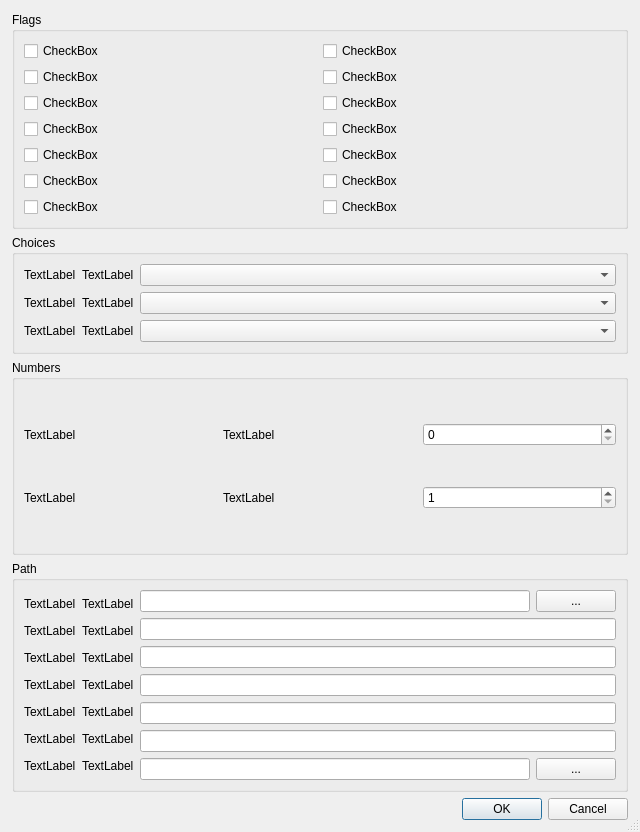
<?xml version="1.0" encoding="UTF-8"?>
<ui version="4.0">
 <class>DialogSettings</class>
 <widget class="QDialog" name="DialogSettings">
  <property name="geometry">
   <rect>
    <x>0</x>
    <y>0</y>
    <width>640</width>
    <height>832</height>
   </rect>
  </property>
  <property name="sizePolicy">
   <sizepolicy hsizetype="Expanding" vsizetype="Expanding">
    <horstretch>100</horstretch>
    <verstretch>100</verstretch>
   </sizepolicy>
  </property>
  <property name="windowTitle">
   <string>Preferences</string>
  </property>
  <property name="sizeGripEnabled">
   <bool>true</bool>
  </property>
  <layout class="QVBoxLayout" name="lv_dialog_settings">
   <property name="leftMargin">
    <number>0</number>
   </property>
   <property name="topMargin">
    <number>0</number>
   </property>
   <property name="rightMargin">
    <number>0</number>
   </property>
   <property name="bottomMargin">
    <number>0</number>
   </property>
   <item>
    <layout class="QVBoxLayout" name="lv_main">
     <property name="leftMargin">
      <number>12</number>
     </property>
     <property name="topMargin">
      <number>12</number>
     </property>
     <property name="rightMargin">
      <number>12</number>
     </property>
     <property name="bottomMargin">
      <number>12</number>
     </property>
     <item>
      <widget class="QGroupBox" name="gb_flags">
       <property name="sizePolicy">
        <sizepolicy hsizetype="Expanding" vsizetype="Fixed">
         <horstretch>100</horstretch>
         <verstretch>100</verstretch>
        </sizepolicy>
       </property>
       <property name="title">
        <string>Flags</string>
       </property>
       <property name="flat">
        <bool>false</bool>
       </property>
       <property name="checkable">
        <bool>false</bool>
       </property>
       <layout class="QVBoxLayout" name="lv_flags">
        <item>
         <layout class="QHBoxLayout" name="lh_flags_1">
          <item>
           <layout class="QVBoxLayout" name="lv_flag_video_download">
            <item>
             <widget class="QCheckBox" name="cb_video_download">
              <property name="sizePolicy">
               <sizepolicy hsizetype="Expanding" vsizetype="Fixed">
                <horstretch>100</horstretch>
                <verstretch>100</verstretch>
               </sizepolicy>
              </property>
              <property name="text">
               <string>CheckBox</string>
              </property>
             </widget>
            </item>
           </layout>
          </item>
          <item>
           <layout class="QVBoxLayout" name="lv_flag_video_convert">
            <item>
             <widget class="QCheckBox" name="cb_video_convert_mp4">
              <property name="sizePolicy">
               <sizepolicy hsizetype="Expanding" vsizetype="Fixed">
                <horstretch>100</horstretch>
                <verstretch>100</verstretch>
               </sizepolicy>
              </property>
              <property name="text">
               <string>CheckBox</string>
              </property>
             </widget>
            </item>
           </layout>
          </item>
         </layout>
        </item>
        <item>
         <layout class="QHBoxLayout" name="lh_flags_2">
          <item>
           <layout class="QVBoxLayout" name="lv_flag_lyrics_embed">
            <item>
             <widget class="QCheckBox" name="cb_lyrics_embed">
              <property name="sizePolicy">
               <sizepolicy hsizetype="Expanding" vsizetype="Fixed">
                <horstretch>0</horstretch>
                <verstretch>0</verstretch>
               </sizepolicy>
              </property>
              <property name="whatsThis">
               <string/>
              </property>
              <property name="text">
               <string>CheckBox</string>
              </property>
             </widget>
            </item>
           </layout>
          </item>
          <item>
           <layout class="QVBoxLayout" name="lv_flag_lyrics_file">
            <item>
             <widget class="QCheckBox" name="cb_lyrics_file">
              <property name="sizePolicy">
               <sizepolicy hsizetype="Expanding" vsizetype="Fixed">
                <horstretch>100</horstretch>
                <verstretch>100</verstretch>
               </sizepolicy>
              </property>
              <property name="text">
               <string>CheckBox</string>
              </property>
             </widget>
            </item>
           </layout>
          </item>
         </layout>
        </item>
        <item>
         <layout class="QHBoxLayout" name="lh_flag_3">
          <item>
           <layout class="QVBoxLayout" name="lv_flag_download_delay">
            <item>
             <widget class="QCheckBox" name="cb_download_delay">
              <property name="sizePolicy">
               <sizepolicy hsizetype="Expanding" vsizetype="Fixed">
                <horstretch>100</horstretch>
                <verstretch>100</verstretch>
               </sizepolicy>
              </property>
              <property name="text">
               <string>CheckBox</string>
              </property>
             </widget>
            </item>
           </layout>
          </item>
          <item>
           <layout class="QVBoxLayout" name="lv_flag_extract_flac">
            <item>
             <widget class="QCheckBox" name="cb_extract_flac">
              <property name="sizePolicy">
               <sizepolicy hsizetype="Expanding" vsizetype="Fixed">
                <horstretch>0</horstretch>
                <verstretch>0</verstretch>
               </sizepolicy>
              </property>
              <property name="text">
               <string>CheckBox</string>
              </property>
             </widget>
            </item>
           </layout>
          </item>
         </layout>
        </item>
        <item>
         <layout class="QHBoxLayout" name="lh_flags_4">
          <item>
           <layout class="QVBoxLayout" name="lv_flag_metadata_cover_embed">
            <item>
             <widget class="QCheckBox" name="cb_metadata_cover_embed">
              <property name="text">
               <string>CheckBox</string>
              </property>
             </widget>
            </item>
           </layout>
          </item>
          <item>
           <layout class="QVBoxLayout" name="lv_flag_cover_album_file">
            <item>
             <widget class="QCheckBox" name="cb_cover_album_file">
              <property name="text">
               <string>CheckBox</string>
              </property>
             </widget>
            </item>
           </layout>
          </item>
         </layout>
        </item>
        <item>
         <layout class="QHBoxLayout" name="horizontalLayout">
          <item>
           <layout class="QVBoxLayout" name="lv_flag_skip_existing">
            <item>
             <widget class="QCheckBox" name="cb_skip_existing">
              <property name="text">
               <string>CheckBox</string>
              </property>
             </widget>
            </item>
           </layout>
          </item>
          <item>
           <layout class="QVBoxLayout" name="lv_symlink_to_track">
            <item>
             <widget class="QCheckBox" name="cb_symlink_to_track">
              <property name="text">
               <string>CheckBox</string>
              </property>
             </widget>
            </item>
           </layout>
          </item>
         </layout>
        </item>
        <item>
         <layout class="QHBoxLayout" name="horizontalLayout_12">
          <item>
           <layout class="QVBoxLayout" name="lv_playlist_create">
            <item>
             <widget class="QCheckBox" name="cb_playlist_create">
              <property name="text">
               <string>CheckBox</string>
              </property>
             </widget>
            </item>
           </layout>
          </item>
          <item>
           <layout class="QVBoxLayout" name="lv_mark_explicit">
            <item>
             <widget class="QCheckBox" name="cb_mark_explicit">
              <property name="text">
               <string>CheckBox</string>
              </property>
             </widget>
            </item>
           </layout>
          </item>
         </layout>
        </item>
        <item>
         <layout class="QHBoxLayout" name="horizontalLayout_13">
          <item>
           <layout class="QVBoxLayout" name="lv_use_primary_album_artist">
            <item>
             <widget class="QCheckBox" name="cb_use_primary_album_artist">
              <property name="text">
               <string>CheckBox</string>
              </property>
             </widget>
            </item>
           </layout>
          </item>
          <item>
           <layout class="QVBoxLayout" name="lv_download_dolby_atmos">
            <item>
             <widget class="QCheckBox" name="cb_download_dolby_atmos">
              <property name="text">
               <string>CheckBox</string>
              </property>
             </widget>
            </item>
           </layout>
          </item>
         </layout>
        </item>
       </layout>
      </widget>
     </item>
     <item>
      <widget class="QGroupBox" name="gb_choices">
       <property name="sizePolicy">
        <sizepolicy hsizetype="Preferred" vsizetype="Fixed">
         <horstretch>0</horstretch>
         <verstretch>0</verstretch>
        </sizepolicy>
       </property>
       <property name="title">
        <string>Choices</string>
       </property>
       <layout class="QVBoxLayout" name="lv_choices">
        <item>
         <layout class="QHBoxLayout" name="lh_choices_quality_audio" stretch="0,0,50">
          <item>
           <widget class="QLabel" name="l_icon_quality_audio">
            <property name="sizePolicy">
             <sizepolicy hsizetype="Fixed" vsizetype="Fixed">
              <horstretch>0</horstretch>
              <verstretch>0</verstretch>
             </sizepolicy>
            </property>
            <property name="text">
             <string>TextLabel</string>
            </property>
           </widget>
          </item>
          <item>
           <widget class="QLabel" name="l_quality_audio">
            <property name="sizePolicy">
             <sizepolicy hsizetype="Fixed" vsizetype="Fixed">
              <horstretch>0</horstretch>
              <verstretch>0</verstretch>
             </sizepolicy>
            </property>
            <property name="text">
             <string>TextLabel</string>
            </property>
           </widget>
          </item>
          <item>
           <widget class="QComboBox" name="c_quality_audio"/>
          </item>
         </layout>
        </item>
        <item>
         <layout class="QHBoxLayout" name="lh_choices_quality_video" stretch="0,0,50">
          <item>
           <widget class="QLabel" name="l_icon_quality_video">
            <property name="sizePolicy">
             <sizepolicy hsizetype="Fixed" vsizetype="Fixed">
              <horstretch>0</horstretch>
              <verstretch>0</verstretch>
             </sizepolicy>
            </property>
            <property name="text">
             <string>TextLabel</string>
            </property>
           </widget>
          </item>
          <item>
           <widget class="QLabel" name="l_quality_video">
            <property name="sizePolicy">
             <sizepolicy hsizetype="Fixed" vsizetype="Fixed">
              <horstretch>0</horstretch>
              <verstretch>0</verstretch>
             </sizepolicy>
            </property>
            <property name="text">
             <string>TextLabel</string>
            </property>
           </widget>
          </item>
          <item>
           <widget class="QComboBox" name="c_quality_video"/>
          </item>
         </layout>
        </item>
        <item>
         <layout class="QHBoxLayout" name="lh_choices_cover_dimension" stretch="0,0,50">
          <property name="sizeConstraint">
           <enum>QLayout::SizeConstraint::SetDefaultConstraint</enum>
          </property>
          <item>
           <widget class="QLabel" name="l_icon_metadata_cover_dimension">
            <property name="sizePolicy">
             <sizepolicy hsizetype="Fixed" vsizetype="Fixed">
              <horstretch>0</horstretch>
              <verstretch>0</verstretch>
             </sizepolicy>
            </property>
            <property name="text">
             <string>TextLabel</string>
            </property>
           </widget>
          </item>
          <item>
           <widget class="QLabel" name="l_metadata_cover_dimension">
            <property name="sizePolicy">
             <sizepolicy hsizetype="Fixed" vsizetype="Fixed">
              <horstretch>0</horstretch>
              <verstretch>0</verstretch>
             </sizepolicy>
            </property>
            <property name="text">
             <string>TextLabel</string>
            </property>
           </widget>
          </item>
          <item>
           <widget class="QComboBox" name="c_metadata_cover_dimension">
            <property name="sizePolicy">
             <sizepolicy hsizetype="Preferred" vsizetype="Fixed">
              <horstretch>10</horstretch>
              <verstretch>0</verstretch>
             </sizepolicy>
            </property>
           </widget>
          </item>
         </layout>
        </item>
       </layout>
      </widget>
     </item>
     <item>
      <widget class="QGroupBox" name="gb_numbers">
       <property name="title">
        <string>Numbers</string>
       </property>
       <layout class="QVBoxLayout" name="verticalLayout_8">
        <item>
         <layout class="QHBoxLayout" name="horizontalLayout_9">
          <item>
           <widget class="QLabel" name="l_album_track_num_pad_min">
            <property name="text">
             <string>TextLabel</string>
            </property>
           </widget>
          </item>
          <item>
           <widget class="QLabel" name="l_icon_album_track_num_pad_min">
            <property name="text">
             <string>TextLabel</string>
            </property>
           </widget>
          </item>
          <item>
           <widget class="QSpinBox" name="sb_album_track_num_pad_min">
            <property name="maximum">
             <number>4</number>
            </property>
           </widget>
          </item>
         </layout>
        </item>
        <item>
         <layout class="QHBoxLayout" name="horizontalLayout_11">
          <item>
           <widget class="QLabel" name="l_downloads_concurrent_max">
            <property name="text">
             <string>TextLabel</string>
            </property>
           </widget>
          </item>
          <item>
           <widget class="QLabel" name="l_icon_downloads_concurrent_max">
            <property name="text">
             <string>TextLabel</string>
            </property>
           </widget>
          </item>
          <item>
           <widget class="QSpinBox" name="sb_downloads_concurrent_max">
            <property name="minimum">
             <number>1</number>
            </property>
            <property name="maximum">
             <number>5</number>
            </property>
           </widget>
          </item>
         </layout>
        </item>
       </layout>
      </widget>
     </item>
     <item>
      <widget class="QGroupBox" name="gb_path">
       <property name="title">
        <string>Path</string>
       </property>
       <layout class="QHBoxLayout" name="horizontalLayout_2" stretch="0,50">
        <item>
         <layout class="QVBoxLayout" name="verticalLayout_2">
          <item>
           <layout class="QHBoxLayout" name="lh_path_base">
            <item>
             <widget class="QLabel" name="l_icon_download_base_path">
              <property name="sizePolicy">
               <sizepolicy hsizetype="Fixed" vsizetype="Fixed">
                <horstretch>0</horstretch>
                <verstretch>0</verstretch>
               </sizepolicy>
              </property>
              <property name="text">
               <string>TextLabel</string>
              </property>
             </widget>
            </item>
            <item>
             <widget class="QLabel" name="l_download_base_path">
              <property name="sizePolicy">
               <sizepolicy hsizetype="Preferred" vsizetype="Fixed">
                <horstretch>0</horstretch>
                <verstretch>0</verstretch>
               </sizepolicy>
              </property>
              <property name="text">
               <string>TextLabel</string>
              </property>
             </widget>
            </item>
           </layout>
          </item>
          <item>
           <layout class="QHBoxLayout" name="lh_path_fmt_track">
            <item>
             <widget class="QLabel" name="l_icon_format_track">
              <property name="sizePolicy">
               <sizepolicy hsizetype="Fixed" vsizetype="Fixed">
                <horstretch>0</horstretch>
                <verstretch>0</verstretch>
               </sizepolicy>
              </property>
              <property name="text">
               <string>TextLabel</string>
              </property>
             </widget>
            </item>
            <item>
             <widget class="QLabel" name="l_format_track">
              <property name="sizePolicy">
               <sizepolicy hsizetype="Preferred" vsizetype="Fixed">
                <horstretch>0</horstretch>
                <verstretch>0</verstretch>
               </sizepolicy>
              </property>
              <property name="text">
               <string>TextLabel</string>
              </property>
             </widget>
            </item>
           </layout>
          </item>
          <item>
           <layout class="QHBoxLayout" name="lh_path_fmt_video">
            <item>
             <widget class="QLabel" name="l_icon_format_video">
              <property name="sizePolicy">
               <sizepolicy hsizetype="Fixed" vsizetype="Fixed">
                <horstretch>0</horstretch>
                <verstretch>0</verstretch>
               </sizepolicy>
              </property>
              <property name="text">
               <string>TextLabel</string>
              </property>
             </widget>
            </item>
            <item>
             <widget class="QLabel" name="l_format_video">
              <property name="sizePolicy">
               <sizepolicy hsizetype="Preferred" vsizetype="Fixed">
                <horstretch>0</horstretch>
                <verstretch>0</verstretch>
               </sizepolicy>
              </property>
              <property name="text">
               <string>TextLabel</string>
              </property>
             </widget>
            </item>
           </layout>
          </item>
          <item>
           <layout class="QHBoxLayout" name="lh_path_fmt_album">
            <item>
             <widget class="QLabel" name="l_icon_format_album">
              <property name="sizePolicy">
               <sizepolicy hsizetype="Fixed" vsizetype="Preferred">
                <horstretch>0</horstretch>
                <verstretch>0</verstretch>
               </sizepolicy>
              </property>
              <property name="text">
               <string>TextLabel</string>
              </property>
             </widget>
            </item>
            <item>
             <widget class="QLabel" name="l_format_album">
              <property name="sizePolicy">
               <sizepolicy hsizetype="Preferred" vsizetype="Fixed">
                <horstretch>0</horstretch>
                <verstretch>0</verstretch>
               </sizepolicy>
              </property>
              <property name="text">
               <string>TextLabel</string>
              </property>
             </widget>
            </item>
           </layout>
          </item>
          <item>
           <layout class="QHBoxLayout" name="lh_fpath_mt_playlist">
            <item>
             <widget class="QLabel" name="l_icon_format_playlist">
              <property name="sizePolicy">
               <sizepolicy hsizetype="Fixed" vsizetype="Fixed">
                <horstretch>0</horstretch>
                <verstretch>0</verstretch>
               </sizepolicy>
              </property>
              <property name="text">
               <string>TextLabel</string>
              </property>
             </widget>
            </item>
            <item>
             <widget class="QLabel" name="l_format_playlist">
              <property name="sizePolicy">
               <sizepolicy hsizetype="Preferred" vsizetype="Fixed">
                <horstretch>0</horstretch>
                <verstretch>0</verstretch>
               </sizepolicy>
              </property>
              <property name="text">
               <string>TextLabel</string>
              </property>
             </widget>
            </item>
           </layout>
          </item>
          <item>
           <layout class="QHBoxLayout" name="lh_path_fmt_mix">
            <item>
             <widget class="QLabel" name="l_icon_format_mix">
              <property name="sizePolicy">
               <sizepolicy hsizetype="Fixed" vsizetype="Preferred">
                <horstretch>0</horstretch>
                <verstretch>0</verstretch>
               </sizepolicy>
              </property>
              <property name="text">
               <string>TextLabel</string>
              </property>
             </widget>
            </item>
            <item>
             <widget class="QLabel" name="l_format_mix">
              <property name="sizePolicy">
               <sizepolicy hsizetype="Preferred" vsizetype="Fixed">
                <horstretch>0</horstretch>
                <verstretch>0</verstretch>
               </sizepolicy>
              </property>
              <property name="text">
               <string>TextLabel</string>
              </property>
             </widget>
            </item>
           </layout>
          </item>
          <item>
           <layout class="QHBoxLayout" name="lh_path_binary_ffmpeg">
            <item>
             <widget class="QLabel" name="l_icon_path_binary_ffmpeg">
              <property name="sizePolicy">
               <sizepolicy hsizetype="Fixed" vsizetype="Fixed">
                <horstretch>0</horstretch>
                <verstretch>0</verstretch>
               </sizepolicy>
              </property>
              <property name="text">
               <string>TextLabel</string>
              </property>
             </widget>
            </item>
            <item>
             <widget class="QLabel" name="l_path_binary_ffmpeg">
              <property name="sizePolicy">
               <sizepolicy hsizetype="Preferred" vsizetype="Fixed">
                <horstretch>0</horstretch>
                <verstretch>0</verstretch>
               </sizepolicy>
              </property>
              <property name="text">
               <string>TextLabel</string>
              </property>
             </widget>
            </item>
           </layout>
          </item>
         </layout>
        </item>
        <item>
         <layout class="QVBoxLayout" name="verticalLayout">
          <item>
           <layout class="QHBoxLayout" name="horizontalLayout_10">
            <item>
             <widget class="QLineEdit" name="le_download_base_path">
              <property name="sizePolicy">
               <sizepolicy hsizetype="Expanding" vsizetype="Fixed">
                <horstretch>0</horstretch>
                <verstretch>0</verstretch>
               </sizepolicy>
              </property>
              <property name="dragEnabled">
               <bool>true</bool>
              </property>
             </widget>
            </item>
            <item>
             <widget class="QPushButton" name="pb_download_base_path">
              <property name="text">
               <string>...</string>
              </property>
             </widget>
            </item>
           </layout>
          </item>
          <item>
           <layout class="QHBoxLayout" name="horizontalLayout_7">
            <item>
             <widget class="QLineEdit" name="le_format_track"/>
            </item>
           </layout>
          </item>
          <item>
           <layout class="QHBoxLayout" name="horizontalLayout_5">
            <item>
             <widget class="QLineEdit" name="le_format_video"/>
            </item>
           </layout>
          </item>
          <item>
           <layout class="QHBoxLayout" name="horizontalLayout_6">
            <item>
             <widget class="QLineEdit" name="le_format_album"/>
            </item>
           </layout>
          </item>
          <item>
           <layout class="QHBoxLayout" name="horizontalLayout_4">
            <item>
             <widget class="QLineEdit" name="le_format_playlist">
              <property name="sizePolicy">
               <sizepolicy hsizetype="Expanding" vsizetype="Fixed">
                <horstretch>0</horstretch>
                <verstretch>0</verstretch>
               </sizepolicy>
              </property>
             </widget>
            </item>
           </layout>
          </item>
          <item>
           <layout class="QHBoxLayout" name="horizontalLayout_8">
            <item>
             <widget class="QLineEdit" name="le_format_mix"/>
            </item>
           </layout>
          </item>
          <item>
           <layout class="QHBoxLayout" name="horizontalLayout_3">
            <item>
             <widget class="QLineEdit" name="le_path_binary_ffmpeg">
              <property name="sizePolicy">
               <sizepolicy hsizetype="Expanding" vsizetype="Fixed">
                <horstretch>0</horstretch>
                <verstretch>0</verstretch>
               </sizepolicy>
              </property>
              <property name="dragEnabled">
               <bool>true</bool>
              </property>
             </widget>
            </item>
            <item>
             <widget class="QPushButton" name="pb_path_binary_ffmpeg">
              <property name="text">
               <string>...</string>
              </property>
             </widget>
            </item>
           </layout>
          </item>
         </layout>
        </item>
       </layout>
      </widget>
     </item>
     <item>
      <widget class="QDialogButtonBox" name="bb_dialog">
       <property name="orientation">
        <enum>Qt::Orientation::Horizontal</enum>
       </property>
       <property name="standardButtons">
        <set>QDialogButtonBox::StandardButton::Cancel|QDialogButtonBox::StandardButton::Ok</set>
       </property>
      </widget>
     </item>
    </layout>
   </item>
  </layout>
 </widget>
 <resources/>
 <connections>
  <connection>
   <sender>bb_dialog</sender>
   <signal>accepted()</signal>
   <receiver>DialogSettings</receiver>
   <slot>accept()</slot>
   <hints>
    <hint type="sourcelabel">
     <x>319</x>
     <y>661</y>
    </hint>
    <hint type="destinationlabel">
     <x>319</x>
     <y>340</y>
    </hint>
   </hints>
  </connection>
  <connection>
   <sender>bb_dialog</sender>
   <signal>rejected()</signal>
   <receiver>DialogSettings</receiver>
   <slot>reject()</slot>
   <hints>
    <hint type="sourcelabel">
     <x>319</x>
     <y>661</y>
    </hint>
    <hint type="destinationlabel">
     <x>319</x>
     <y>340</y>
    </hint>
   </hints>
  </connection>
 </connections>
</ui>
